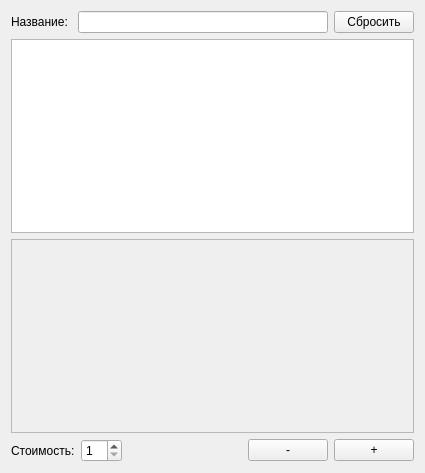
<?xml version="1.0" encoding="UTF-8"?>
<ui version="4.0">
 <class>TaskView</class>
 <widget class="QWidget" name="TaskView">
  <property name="geometry">
   <rect>
    <x>0</x>
    <y>0</y>
    <width>425</width>
    <height>473</height>
   </rect>
  </property>
  <property name="windowTitle">
   <string>Form</string>
  </property>
  <layout class="QGridLayout" name="gridLayout">
   <item row="0" column="0">
    <layout class="QHBoxLayout" name="nameLayout">
     <item>
      <widget class="QLabel" name="nameLabel">
       <property name="text">
        <string>Название: </string>
       </property>
      </widget>
     </item>
     <item>
      <widget class="QLineEdit" name="nameLineEdit"/>
     </item>
     <item>
      <widget class="QPushButton" name="resetNameButton">
       <property name="text">
        <string>Сбросить</string>
       </property>
      </widget>
     </item>
    </layout>
   </item>
   <item row="1" column="0">
    <widget class="TextEdit" name="textEdit"/>
   </item>
   <item row="2" column="0">
    <widget class="QScrollArea" name="scrollArea">
     <property name="widgetResizable">
      <bool>true</bool>
     </property>
     <widget class="QWidget" name="scrollAreaWidgetContents">
      <property name="geometry">
       <rect>
        <x>0</x>
        <y>0</y>
        <width>401</width>
        <height>174</height>
       </rect>
      </property>
     </widget>
    </widget>
   </item>
   <item row="3" column="0">
    <layout class="QHBoxLayout" name="horizontalLayout">
     <item>
      <widget class="QLabel" name="label">
       <property name="text">
        <string>Стоимость:</string>
       </property>
      </widget>
     </item>
     <item>
      <widget class="QSpinBox" name="priceSpinBox">
       <property name="minimum">
        <number>1</number>
       </property>
       <property name="maximum">
        <number>10</number>
       </property>
      </widget>
     </item>
     <item>
      <spacer name="horizontalSpacer">
       <property name="orientation">
        <enum>Qt::Horizontal</enum>
       </property>
       <property name="sizeType">
        <enum>QSizePolicy::Expanding</enum>
       </property>
       <property name="sizeHint" stdset="0">
        <size>
         <width>40</width>
         <height>20</height>
        </size>
       </property>
      </spacer>
     </item>
     <item>
      <widget class="QPushButton" name="minusButton">
       <property name="text">
        <string>-</string>
       </property>
      </widget>
     </item>
     <item>
      <widget class="QPushButton" name="plusButton">
       <property name="text">
        <string>+</string>
       </property>
      </widget>
     </item>
    </layout>
   </item>
  </layout>
 </widget>
 <customwidgets>
  <customwidget>
   <class>TextEdit</class>
   <extends>QTextEdit</extends>
   <header>ModifiedClasses/TextEdit.h</header>
  </customwidget>
 </customwidgets>
 <resources/>
 <connections/>
</ui>
